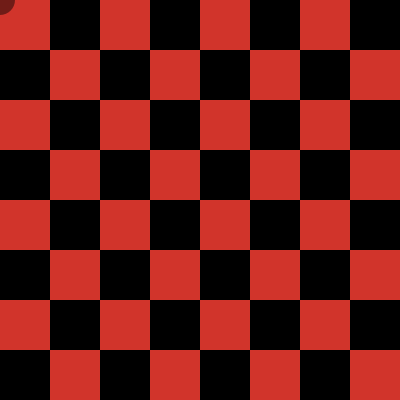
Frame 1 (no input)
Frame 60 (the mouse pressed at the canvas centre just before this capture): identical to frame 1, image omitted
Frame 120 (the mouse held since frame 60 and released just before this capture): identical to frame 1, image omitted

The Processing sketch that drew this single still picture (run headless with seeded random() and noise(); from frame 60 on, the mouse is pressed at the canvas centre):

// Processing sketch: processing_186302
// ── processing_186302.pde

void setup(){
  size(400,400);
  smooth();
  noStroke();
}
int dragX, dragY, relX, relY;
void draw() {
  checker();
  if (mousePressed==true){
    piece1(dragX,dragY);
  }
  if (mousePressed==false){
    piece1(relX,relY);
  }
}

void checker(){
   background(0);
  for (int i=25; i<400; i=i+100){
    for (int j=25; j<400; j=j+100){
      rectMode(CENTER);
      fill(209,52,43);
      rect(i,j,50,50);
    }
  }
   for (int k=75; k<400; k=k+100){
     for (int l=75; l<400; l=l+100){
      rectMode(CENTER);
      fill(209,52,43);
      rect(k,l,50,50);
    }
  }
}

void piece1(int x, int y){
  fill(112,28,23);
  ellipse(x,y,30,30);
}

void piece2(int a, int b){
  fill(112,28,23);
  ellipse(a,b,30,30);
}

void mouseDragged(){
  dragX=mouseX;
  dragY=mouseY;
}

void mouseReleased(){
  relX=mouseX;
  relY=mouseY;
}
